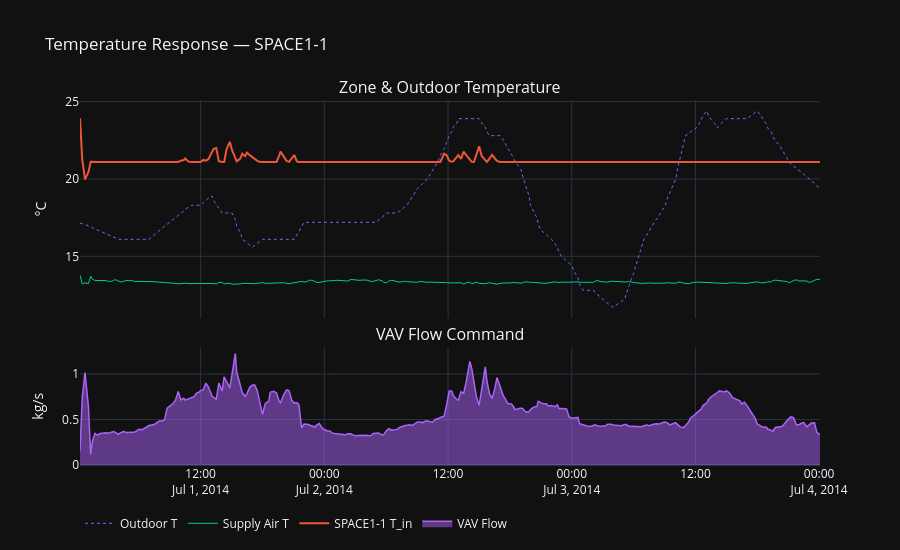

The code cell stored with this chart in its notebook:
### Markdown cell above
## 1 · Temperature Response vs Flow Command

### Code cell
fig = make_subplots(
    rows=2, cols=1, shared_xaxes=True,
    row_heights=[0.65, 0.35],
    subplot_titles=['Zone & Outdoor Temperature', 'VAV Flow Command'],
    vertical_spacing=0.08
)

# Row 1: Temperatures
fig.add_trace(go.Scatter(x=df['Datetime'], y=df['Out_Temp_C'],
    name='Outdoor T', line=dict(color='#636EFA', width=1, dash='dot')), row=1, col=1)
fig.add_trace(go.Scatter(x=df['Datetime'], y=df[f'Fan_Out_Temp_C'],
    name='Supply Air T', line=dict(color='#00CC96', width=1)), row=1, col=1)
fig.add_trace(go.Scatter(x=df['Datetime'], y=df[f'{ZONE}_Temp_C'],
    name=f'{ZONE} T_in', line=dict(color='#EF553B', width=2)), row=1, col=1)
# fig.add_trace(go.Scatter(x=df['Datetime'], y=df[f'{ZONE}_T_m_C'],
#     name=f'{ZONE} T_m (Radiant)', line=dict(color='#FFA15A', width=1.5)), row=1, col=1)

# Row 2: VAV flow
fig.add_trace(go.Scatter(x=df['Datetime'], y=df[f'{ZONE}_VAV_Flow_kg_s'],
    name='VAV Flow', fill='tozeroy',
    line=dict(color='#AB63FA', width=1.5)), row=2, col=1)

fig.update_layout(template='plotly_dark', height=550,
    title=f'Temperature Response — {ZONE}',
    legend=dict(orientation='h', y=-0.12))
fig.update_yaxes(title_text='°C', row=1, col=1)
fig.update_yaxes(title_text='kg/s', row=2, col=1)
fig.show()

### Figure 1 — Plotly figure (JSON) as saved in the notebook; plotly's stock layout.template omitted (floating-point values rounded to 4 significant figures; data arrays with more than 128 entries replaced by an {"elided": "..."} marker saying what was removed)
{"data": [{"line": {"color": "#636EFA", "dash": "dot", "width": 1}, "name": "Outdoor T", "type": "scatter", "x": {"elided": "288 str values"}, "xaxis": "x", "y": {"elided": "288 float values"}, "yaxis": "y"}, {"line": {"color": "#00CC96", "width": 1}, "name": "Supply Air T", "type": "scatter", "x": {"elided": "288 str values"}, "xaxis": "x", "y": {"elided": "288 float values"}, "yaxis": "y"}, {"line": {"color": "#EF553B", "width": 2}, "name": "SPACE1-1 T_in", "type": "scatter", "x": {"elided": "288 str values"}, "xaxis": "x", "y": {"elided": "288 float values"}, "yaxis": "y"}, {"fill": "tozeroy", "line": {"color": "#AB63FA", "width": 1.5}, "name": "VAV Flow", "type": "scatter", "x": {"elided": "288 str values"}, "xaxis": "x2", "y": {"elided": "288 float values"}, "yaxis": "y2"}], "layout": {"annotations": [{"font": {"size": 16}, "showarrow": false, "text": "Zone & Outdoor Temperature", "x": 0.5, "xanchor": "center", "xref": "paper", "y": 1, "yanchor": "bottom", "yref": "paper"}, {"font": {"size": 16}, "showarrow": false, "text": "VAV Flow Command", "x": 0.5, "xanchor": "center", "xref": "paper", "y": 0.322, "yanchor": "bottom", "yref": "paper"}], "height": 550, "legend": {"orientation": "h", "y": -0.12}, "title": {"text": "Temperature Response — SPACE1-1"}, "xaxis": {"anchor": "y", "domain": [0, 1], "matches": "x2", "showticklabels": false}, "xaxis2": {"anchor": "y2", "domain": [0, 1]}, "yaxis": {"anchor": "x", "domain": [0.402, 1], "title": {"text": "°C"}}, "yaxis2": {"anchor": "x2", "domain": [0, 0.322], "title": {"text": "kg/s"}}}}
